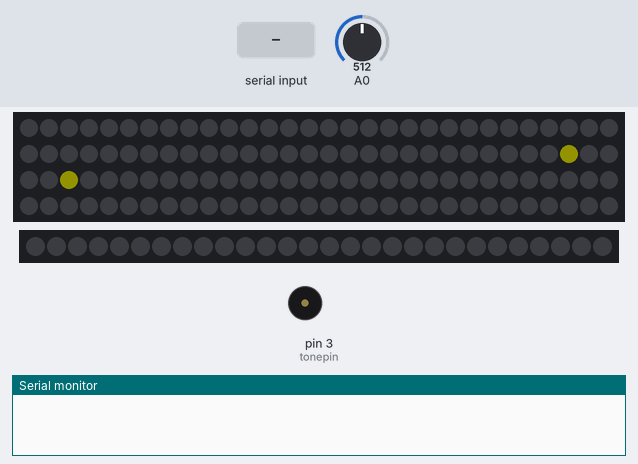
The sketch below on a simulated Arduino Uno, built with avr-gcc and run on an emulated ATmega328P. On the bench: 120 RGB LEDs in strip order, left to right, continuing on the next row, 28 RGB LEDs in strip order, left to right, buzzer (waves = sounding), the last lines printed to the serial monitor. Inputs (shaded band) come from the test bench; at power-on: A0 = 512. Dim RGB values are drawn brighter than linear; random numbers use the default seed unless the sketch sets one.

Above: at 1.1 s.
1.4 s: "u" received over the second serial link
4.1 s: "d" received over the second serial link
At 6.57 s:
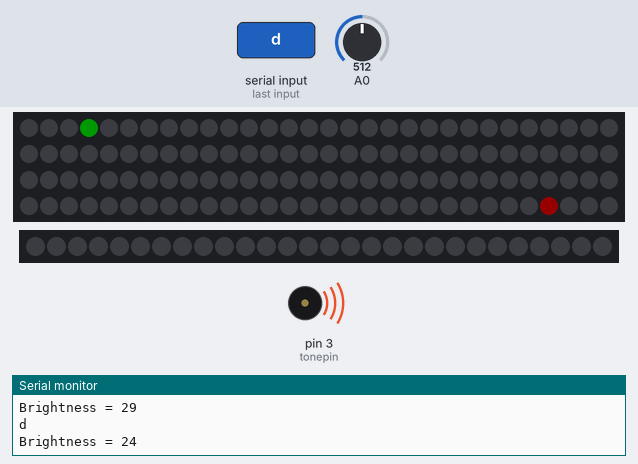
6.7 s: "S" received over the second serial link
At 8.38 s:
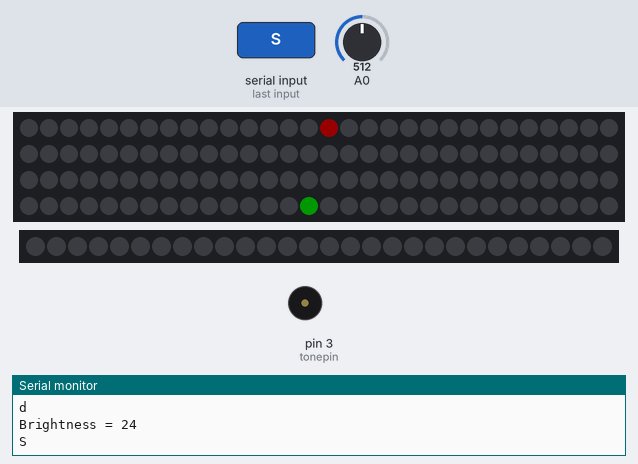
9.7 s: "f" received over the second serial link
12.1 s: "s" received over the second serial link
Timing chart, 0 to 41.8 s (numbered marks = the images above; inputs shaded):
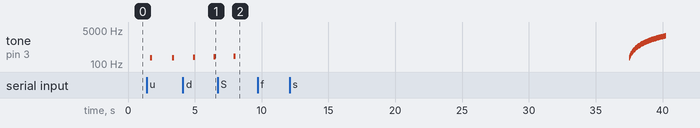

Measured:
- by itself, tone on pin 3 (tonepin): plays 200 Hz for 0.05 s, 240 Hz for 0.05 s, 280 Hz for 0.05 s, 320 Hz for 0.05 s, 360 Hz for 0.05 s, 400 Hz for 0.05 s … (60 notes in this stretch)

The sketch:

catenaryTail2.ino
```cpp
/* Simulate two balls in SHM
   WS2812 LED strip with HC-05 Bluetooth adaptor
   Hang the first LED strip like a catenary
   Hang a shorter strip from the centre

   Audio output from digital pin, connect to extnl amp

   Bluetooth control viz:
   u - up the brightness
   d - dim the brightness
   S - toggle sound output
   f - faster
   s - slower

  Geo - 20.11.2018
*/

#include <SoftwareSerial.h>
SoftwareSerial BTSerial(10, 11); // RXin, TXout

#include <FastLED.h>
#include <Math.h>
#define NUM_LEDS 120
#define NUM_LEDS2 28
#define DATA_PIN 5      // to LED strip1 control wire
#define DATA_PIN2 6     // to LED strip2 control wire
#define tonepin 3       // connect via resistor chain to grnd
#define COLOR_ORDER GRB
#define mindel 2        // min value of DELAY
#define LED 13          // Pin 13 is connected to the Arduino LED
char rxChar = 0;        // rxChar holds the received command.
int j = 200;
int k = 200;
int m = 0;
int BRIGHTNESS = 24;
int DELAY = 10;         // extra delay at end of LED run

bool toggle = false;
bool stoploop = false;
bool debug = false;
bool sound = true;
CRGB leds[NUM_LEDS];
CRGB leds2[NUM_LEDS2];

void setup() {
  Serial.begin(9600);   // Open serial port
  FastLED.addLeds<WS2812, DATA_PIN, COLOR_ORDER>(leds, NUM_LEDS);
  FastLED.addLeds<WS2812, DATA_PIN2, COLOR_ORDER>(leds2, NUM_LEDS2);
  FastLED.setBrightness(BRIGHTNESS);
  for (int i = 0; i < NUM_LEDS; i++) {
    leds[i].setRGB(0, 0, 0);
  }
  for (int i = 0; i < NUM_LEDS2; i++) {
    leds2[i].setRGB(0, 0, 0);
    FastLED.show();
  }
  BTSerial.begin(9600);
  BTSerial.flush();
}

void loop() {
  static int loopcnt = 0;
  while (!stoploop) {
    if (BTSerial.available() > 0 ) {        // Check receive buffer.
      rxChar = BTSerial.read();            // Save character received.
      BTSerial.flush();                    // Clear rx buffer
      Serial.println(rxChar);
      BT(rxChar);
    }

    for (int i = loopcnt; i < NUM_LEDS / 2; i++) {  //in to centre
      leds[i].setRGB(j, k, m);                      //eg 0->59
      leds[NUM_LEDS - i - 1].setRGB(k, j, m);       //eg 119->59
      FastLED.show();
      leds[i] = CRGB::Black;
      leds[NUM_LEDS - i - 1] = CRGB::Black;

      int n = 100 * (2 * i) / NUM_LEDS;
      float value = DELAY * (1 - sin(n * PI / 200) );
      delay (mindel + int(value));

      if (debug) {
        Serial.print (" * ");
        Serial.print (loopcnt);
        Serial.print (" \t ");
        Serial.print(i);
        Serial.print (" \t ");
        Serial.println(NUM_LEDS - i - 1);
        //  Serial.print (" \t ");
        // Serial.println(value, 4);
      }
      if (sound) {
        blip(1);
      }
    }

    for (int i = (NUM_LEDS / 2); i > loopcnt; i--) {
      leds[i - 1].setRGB(k, j, m);          //eg 59->0
      leds[NUM_LEDS - i].setRGB(j, k, m); //eg. 59->119
      FastLED.show();
      leds[i - 1] = CRGB::Black;
      leds[NUM_LEDS - i] = CRGB::Black;

      int n = 100 * (2 * i) / NUM_LEDS;
      float value = DELAY * (1 - sin(n * PI / 200) );
      delay (mindel + int(value));

      if (debug) {
        Serial.print (" ** ");
        Serial.print (loopcnt);
        Serial.print (" \t ");
        Serial.print(i - 1);
        Serial.print (" \t ");
        Serial.println(NUM_LEDS - i);
      }
      if (sound) {
        blip(1);
      }
    }

    if (sound) {
      tone(tonepin, 200 + (loopcnt * 10), 150);
      delay(150);
    }

    toggle = !toggle;
    if (toggle == true) {
      j = 255;
      k = 0;
    }
    else {
      j = 0;
      k = 255;
    }

    loopcnt++;

    if (loopcnt == NUM_LEDS / 2) {
      loopcnt = 0;
      FastLED.show();
      if (sound) warble();

      for (int i = NUM_LEDS / 2; i > 0; i--) {      //return LEDs to top
        leds[i - 1].setRGB(0, 255, 0);
        leds[NUM_LEDS - i].setRGB(255, 0, 0);
        if (i > 1) {
          FastLED.show();
          leds[i - 1] = CRGB::Black;
          leds[NUM_LEDS - i] = CRGB::Black;
        }
        tone(tonepin, 200 + (NUM_LEDS / 2 - i) * 40, 40); delay(40);
      }

      for (int j = 1; j < 5; j++) {
        randomSeed(analogRead(0));
        int x = random(255); int y = random(255); int z = random(255);
        for (int i = NUM_LEDS2; i > 0; i--) {
          leds2[i].setRGB(x, y, z);
          FastLED.show();
          leds2[i] = CRGB::Black;
          if (sound) {
            tone(tonepin, 400 + (i * 20), 80);
            delay(10 + 20 * i / NUM_LEDS2);
          }
        }
        delay(30);
      }
    }
    if (debug && (loopcnt == 6)) {
      stoploop = true;
    }
  }
}

/////////////////////////////////////////////////////
char BT(char rx) {
  switch (rx) {
    case 'u':
      {
        if (BRIGHTNESS < 100) {
          BRIGHTNESS += 5;
          FastLED.setBrightness(  BRIGHTNESS );
          Serial.print("Brightness = ");
          Serial.println(BRIGHTNESS);
        }
      }
      break;
    case 'd':
      {
        if (BRIGHTNESS > 5) {
          BRIGHTNESS -= 5;
          FastLED.setBrightness(  BRIGHTNESS );
          Serial.print("Brightness = ");
          Serial.println(BRIGHTNESS);
        }
      }
      break;
    case 'S': {
        sound = !sound;
      }
      break;
    case 'f':
      {
        if (DELAY > 3) {
          DELAY -= 2;
          Serial.print("delay = ");
          Serial.println(DELAY);
        }
      }
      break;
    case 's':
      {
        if (DELAY < 20) {
          DELAY += 2;
          Serial.print("delay = ");
          Serial.println(DELAY);
        }
      }
      break;
  }
}

void warble() {
  for (int i = 0; i < 20; i++) {
    tone(tonepin, i * 70, 50);
    delay (50);
  }
  for (int i = 20; i > 0; i--) {
    tone(tonepin, i * 70, 50);
    delay (50);
  }
}

void blip(int t) {
  digitalWrite(tonepin, HIGH);
  delay(t);
  digitalWrite(tonepin, LOW);
}
```
